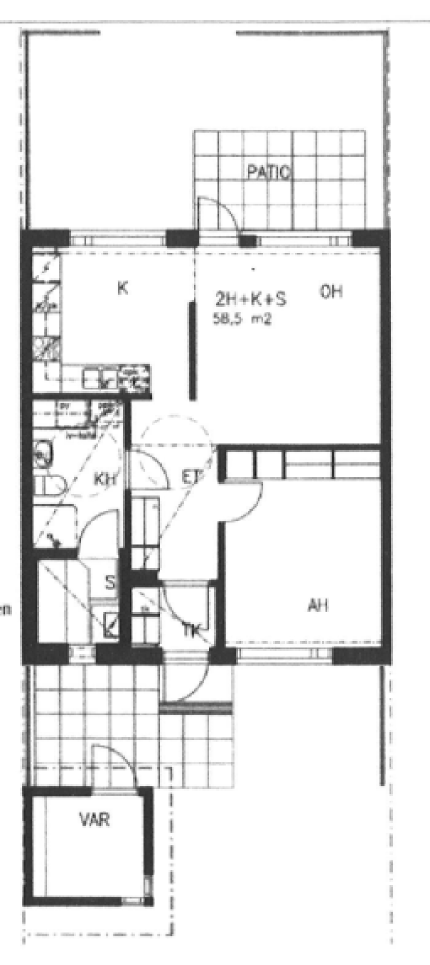
#> input picture data/cubi casa img3.png, 860 x 1929 px (shown at 1/2 size)
$ python -i normalizer.py   (imports and definitions only)
#> lines starting #> are read from the running program, lines starting #| are printed output that depends on the picture
#> further down, picture is the input picture: shape (1929, 860, 3); min 19, max 255, mean 232.4
"""Resize, CLAHE, grayscale+RGB, deskew."""

from __future__ import annotations

from typing import Any

import numpy as np
from PIL import Image

def normalize_image(image: Any, target_max_dim: int = 1024) -> Any:
    """Resize, optional CLAHE, ensure 3-channel for downstream models."""
#> called with target_max_dim = 1024
    arr = np.asarray(image)
    if arr.ndim == 2:
        arr = np.repeat(arr[..., None], 3, axis=2)
    if arr.ndim != 3:
        raise ValueError(f"Expected HxWxC input, got shape={arr.shape}")
    if arr.shape[2] == 1:
        arr = np.repeat(arr, 3, axis=2)
    elif arr.shape[2] > 3:
        arr = arr[..., :3]

    if arr.dtype != np.uint8:
        arr = arr.astype(np.float32)
        if arr.max() <= 1.0:
            arr *= 255.0
        arr = np.clip(arr, 0.0, 255.0).astype(np.uint8)

    h, w = arr.shape[:2]
#> h = 1929; w = 860
    scale = 1.0
    longest = max(h, w)
#> longest = 1929
    if longest > target_max_dim and target_max_dim > 0:
        scale = target_max_dim / float(longest)
#> scale = 0.531
        new_w = max(1, int(round(w * scale)))
#> new_w = 457
        new_h = max(1, int(round(h * scale)))
#> new_h = 1024
        arr = np.asarray(
            Image.fromarray(arr, mode="RGB").resize((new_w, new_h), Image.Resampling.BILINEAR),
            dtype=np.uint8,
        )
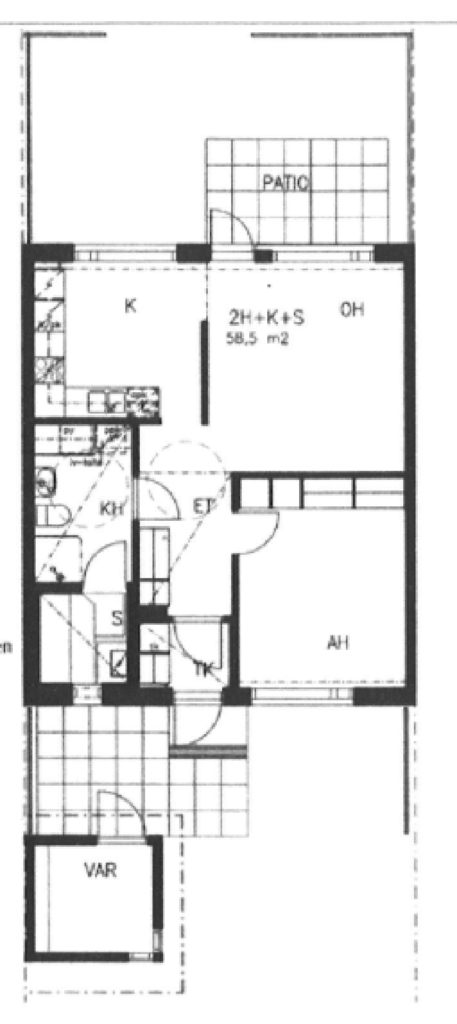
#> arr: shape (1024, 457, 3); min 19, max 255, mean 232.4

    # Lightweight contrast normalization fallback (CLAHE if cv2 is available).
    try:
        import cv2

        lab = cv2.cvtColor(arr, cv2.COLOR_RGB2LAB)
#> lab: shape (1024, 457, 3); mean of channels 0, 1, 2 233.7, 128, 128
        l, a, b = cv2.split(lab)
#> a: shape (1024, 457); every value is 128
        clahe = cv2.createCLAHE(clipLimit=2.0, tileGridSize=(8, 8))
        cl = clahe.apply(l)
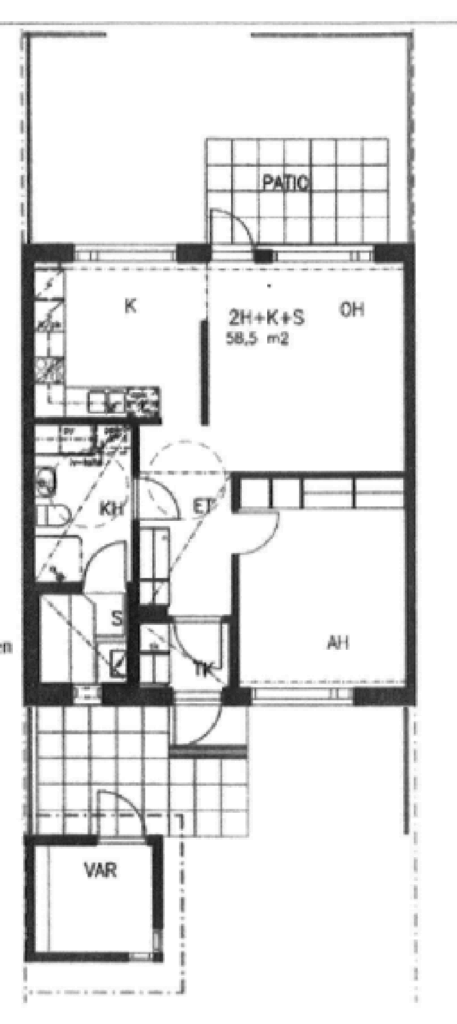
#> cl: shape (1024, 457); min 8, max 255, mean 228.7
        merged = cv2.merge((cl, a, b))
#> merged: shape (1024, 457, 3); mean of channels 0, 1, 2 228.7, 128, 128
        arr = cv2.cvtColor(merged, cv2.COLOR_LAB2RGB)
    except Exception:
        pass

    return arr

>>> import cv2
>>> picture = cv2.cvtColor(cv2.imread('../../../data/cubi casa img3.png'), cv2.COLOR_BGR2RGB)
>>> result = normalize_image(picture)

$ run again, on data/cubicasa img1.png
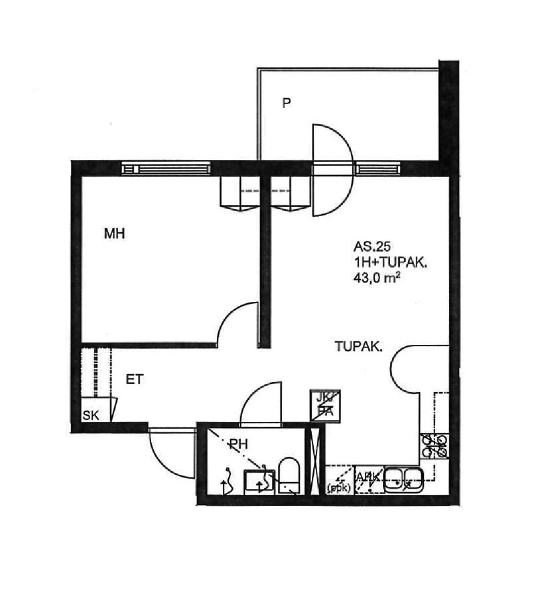
#> input picture data/cubicasa img1.png, 1068 x 1178 px (shown at 1/2 size)
#> picture is the input picture: shape (1178, 1068, 3); min 0, max 255, mean 232.7
#> in normalize_image, `arr = np.asarray( Image.fromarray(arr, mode="RGB").resize((new_w, new_..`:
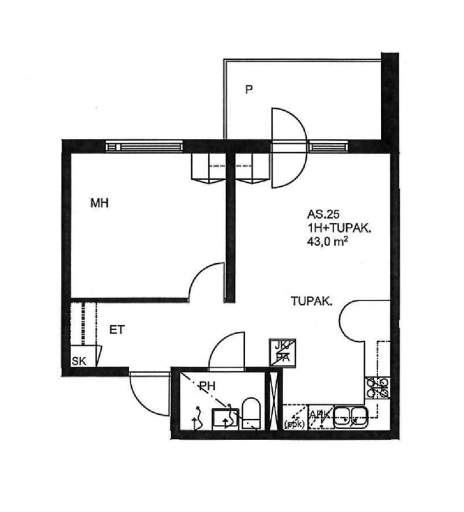
#> arr: shape (1024, 928, 3) (shown at 1/2 size); min 0, max 255, mean 232.7
#> lab: shape (1024, 928, 3); mean of channels 0, 1, 2 232.8, 128, 128
#> a: shape (1024, 928); every value is 128
#> merged: shape (1024, 928, 3); mean of channels 0, 1, 2 233.1, 128, 128
